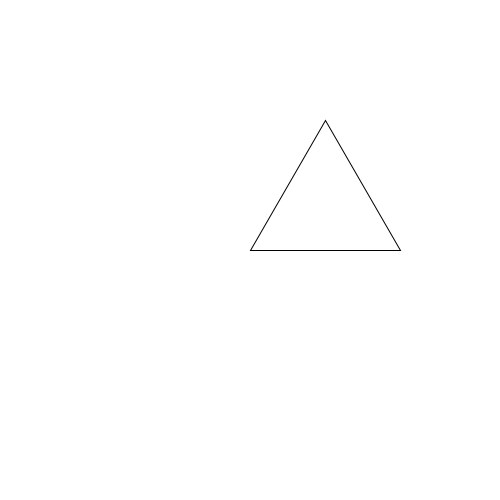
Frame 1 (no input)
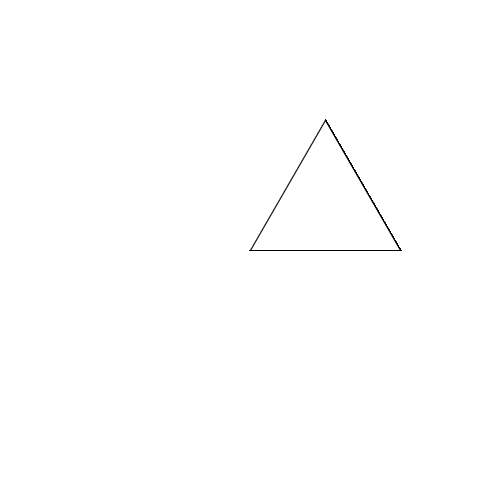
Frame 60 (the mouse pressed at the canvas centre just before this capture)
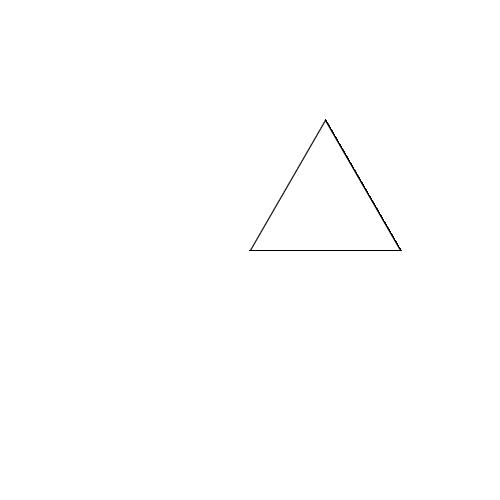
Frame 120 (the mouse held since frame 60 and released just before this capture)

The Processing sketch that drew these frames (run headless with seeded random() and noise(); from frame 60 on, the mouse is pressed at the canvas centre):

// Processing sketch: triangleCADwaysimpler
// ── triangleCADwaysimpler.pde
float side = 150;
float scale = 1;
float scaleFactor = 2; //factor by which a scale operation happens

int orientation = 1; //values are 1 and -1
float x,y;
color currentColor = color(255,255,0);



void setup(){
   size(500,500); 
   background(255);
   x = width/2;
   y = height/2;
   orientation = 1;
}

void draw(){

  drawTriangle();
  
}

void drawTriangle(){
  triangle(x,y,x +scale*side*cos(radians(60)),y - orientation*scale*side*sin(radians(60)),x+ scale*side,y+0);   
}

void setColor(int colorNumber){
   switch(colorNumber){
     case 0:               
       currentColor = color(0,0,0);//black
       break;
     case 1:               
       currentColor = color(127,0,0);//brown
       break;
     case 2:
       currentColor = color(255,0,0);//red
       break;
     case 3:
       currentColor = color(255,127,0);//orange
     case 4:
       currentColor = color(255,255,0); //yellow
       break;
     case 5:
       currentColor = color(0,255,0); //green
       break;
     case 6:
       currentColor = color(0,0,255);  //blue
       break;
     case 7:
       currentColor = color(127,0,127); //violet
       break;
     case 8:
       currentColor = color(127,127,127); //grey
       break;
     case 9:
       currentColor = color(255,255,255); //white
       break;
   }
  fill(currentColor);
}

void move(int localDirection){

      x += scale*side*cos(radians(localDirection*60));
      y += scale*side*sin(radians(localDirection*60));

}

void zoom(int localZoomFactor){
 scale *= pow(scaleFactor,float(localZoomFactor));
}

void keyPressed(){
  if(key == '+'){
     zoom(1); 
  }
  if(key == '-'){
     zoom(-1); 
  }
  if(key == 'o'){
    orientation *= -1;
  }
  if(key == 'd'){
     move(0);
  }
  if(key == 'x'){
     move(1);
  }
  if(key == 'z'){
     move(2);
  }
  if(key == 'a'){
     move(3);
  }
  if(key == 'w'){
     move(4);
  }
  if(key == 'e'){
     move(5);
  }
  if(key == '0'){
     setColor(0);
  }
  if(key == '1'){
     setColor(1);
  }
  if(key == '2'){
     setColor(2);
  }
  if(key == '3'){
     setColor(3);
  }
  if(key == '4'){
     setColor(4);
  }
  if(key == '5'){
     setColor(5);
  }
  if(key == '6'){
     setColor(6);
  }
  if(key == '7'){
     setColor(7);
  }

  
}
